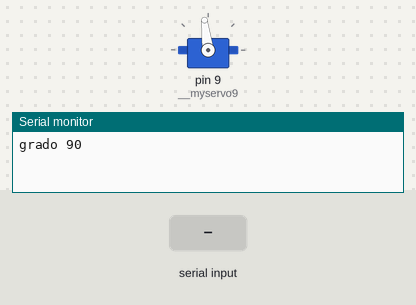
The sketch below on a simulated Arduino Uno, built with avr-gcc and run on an emulated ATmega328P. On the bench: servo, the last lines printed to the serial monitor. The test bench sets the inputs (shaded band).

Above: at 3.2 s.
3.3 s: "T" received over Serial
At 5.15 s:
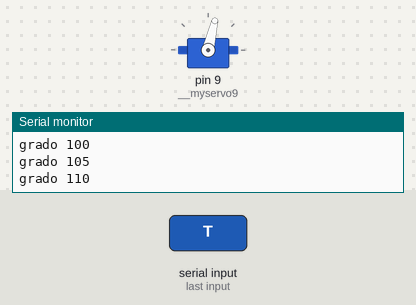
At 6.5 s:
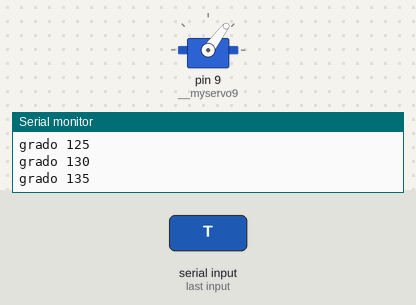
Timing chart, 0 to 16.9 s (numbered marks = the images above; inputs shaded):
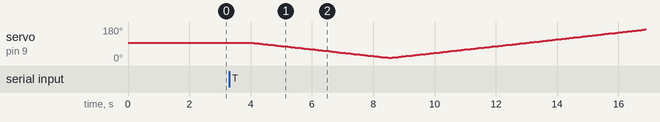

The sketch:

codigo_de_servo.ino
```cpp
#include <Servo.h>
int grados;
float angle_calib;
Servo __myservo9;
char condition = 'F';
// Paso angular define cada cuantos grados avanzara el servo
int paso_angular = 5;

// Period de envio de angulo al servo
int T = 50;

void setup()
{
  Serial.begin(9600);

  __myservo9.attach(9);
  __myservo9.write(97.5);
  delay(2000);
}
void loop()
{
  if (condition != 'T'){
    delay(1000);
    if (Serial.available() > 0) {
      // read the incoming byte:
      char condition_read = Serial.read();
      //Serial.println(condition_read);
      condition = condition_read;
      /**if(condition == 'T'){
        Serial.println("Si cumple la condicion");
      }**/
    }
    Serial.print("grado ");
    Serial.println(90);
  }

  if (condition == 'T'){
    //Serial.println("Moviendo el servo ...");
    for (grados = 90; grados > 0; grados--) {
      angle_calib = 17.5 + (grados*(97.5-17.5)/90);
      __myservo9.write(angle_calib);
      delay(T);
      if(grados % 5 == 0){
        Serial.print("grado ");
        Serial.println(180-grados);
      }
    }
    for (grados = 0; grados < 90; grados++) {
      angle_calib = 17.5 + (grados*(97.5-17.5)/90);
      __myservo9.write(angle_calib);
      delay(T);
      if(grados % 5 == 0){
        Serial.print("grado ");
        Serial.println(180-grados);
      }
    }
    for (grados = 90; grados < 180; grados++){
      angle_calib = 97.5 + ((grados-90)*(180-97.5)/90);
      __myservo9.write(angle_calib);
      delay(T);
      if(grados % 5 == 0){
        Serial.print("grado ");
        Serial.println(180-grados);
      }
    }
    for (grados = 180; grados >90; grados--){
      angle_calib = 97.5 + ((grados-90)*(180-97.5)/90);
      __myservo9.write(angle_calib);
      delay(T);
      if(grados % 5 == 0){
        Serial.print("grado ");
        Serial.println(180-grados);
      }
    }
  }
}
```
